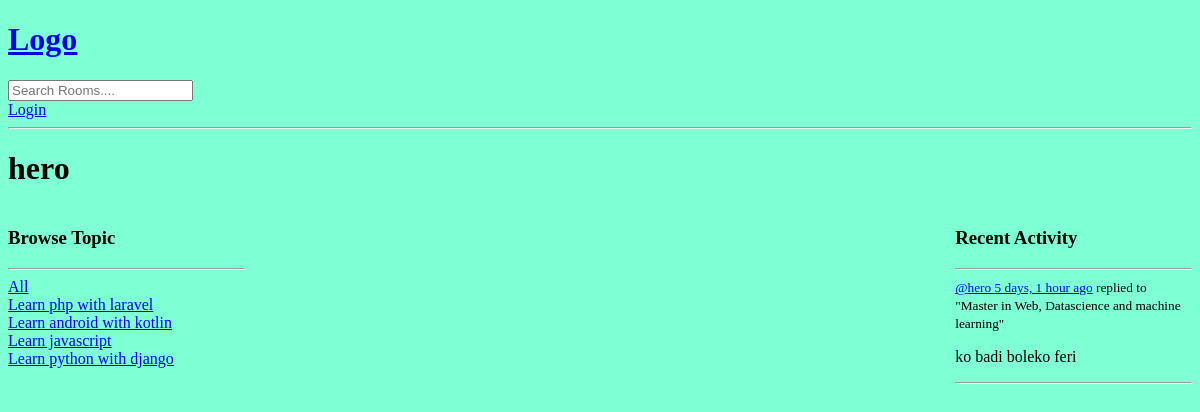
/profile/4, run on an earlier commit of the app's database.
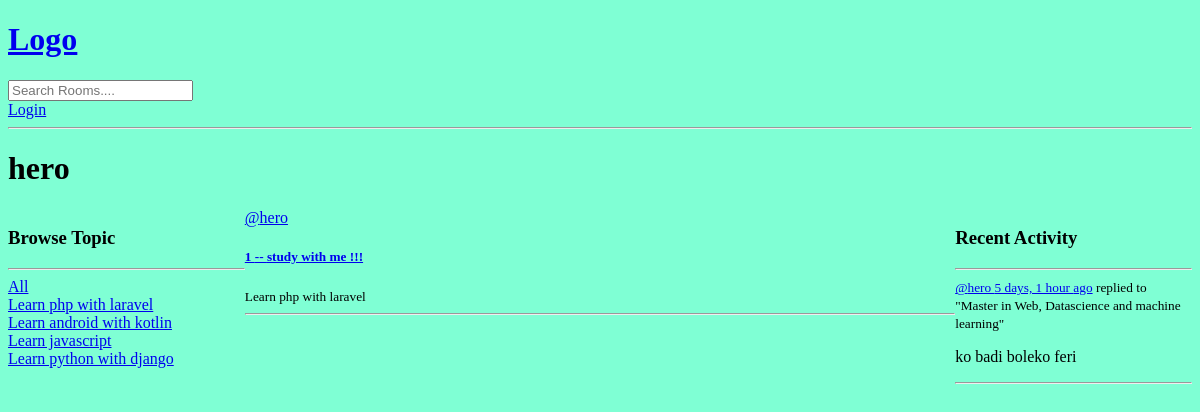
And on a later commit of the database.
### base/models.py (models this page shows, shortened)
class Topic(models.Model):
    name = models.CharField(max_length=200)

class Message(models.Model):
    user = models.ForeignKey(User, on_delete=models.CASCADE)
    room = models.ForeignKey(Room, on_delete=models.CASCADE)
    body = models.TextField()
    updated = models.DateTimeField(auto_now=True)
    created = models.DateTimeField(auto_now_add=True)
    def __str__(self):
        return self.body[0:50]
    class Meta:
        ordering = ['-updated', '-created']

class Room(models.Model):
    host = models.ForeignKey(User, on_delete=models.SET_NULL, null=True)
    topic = models.ForeignKey(Topic, on_delete=models.SET_NULL, null=True)
    name = models.CharField(max_length=200)
    description = models.TextField(null=True, blank=True)
    participants = models.ManyToManyField(User, related_name='participants', blank=True)
    updated = models.DateTimeField(auto_now=True)
    created = models.DateTimeField(auto_now_add=True)
    class Meta:
        ordering = ['-updated', '-created']
    def __str__(self):
        return self.name

### base/views.py (the view)
# urls.py: path('profile/<str:pk>', views.userProfile, name='profile'),
def userProfile(request, pk):
    user = User.objects.get(id=pk)
    rooms = user.room_set.all()
    room_messages = user.message_set.all()
    topics = Topic.objects.all()
    context = {'user': user, 'rooms': rooms, 'room_messages': room_messages,'topics': topics}
    return render(request, 'base/profile.html', context)

### base/templates/base/profile.html (shortened to what this page needs)
{% extends "app.html" %}
{% block content %}
    <h1>{{user.username}}</h1>
    <div class="profile-container">
        <div>
            {% include "base/topic_component.html" %}
        </div>
        <div>
            {% include "base/feed_component.html" %}
        </div>
        <div>
            {% include "base/activity_component.html" %}
        </div>
    </div>
{% endblock %}

### base/templates/base/topic_component.html
<h3>Browse Topic</h3>
<hr>
<div>
    <a href="{% url 'home' %}">All</a>
</div>
{% for topic in topics %}
    <div>
        <a href="{% url 'home' %}?q={{topic.name}}">{{topic.name}}</a>
    </div>
{% endfor %}

### base/templates/base/feed_component.html (shortened to what this page needs)
<div>
    {% for room in rooms %}
        <div>
            <a href="{% url "profile" room.host.id %}">@{{ room.host.username }}</span>
            <h5>{{ forloop.counter }} -- <a href="{% url 'room' room.id %}">{{room.name}}</a> </h5>
            <small>{{room.topic.name}}</small>
            <hr>
        </div>
    {% endfor %}
</div>

### base/templates/base/activity_component.html (shortened to what this page needs)
<h3>Recent Activity</h3>
<hr>
{% for message in room_messages %}
    <div>
        <small>
            <a href="{% url "profile" message.user.id %}">@{{message.user}} {{message.created|timesince}} ago</a>
        </small>
        <small>replied to "{{message.room}}"</small>
        <p>{{message}}</p>
        <hr>
    </div>
{% endfor %}

What changed in the data, as far as the page shows it:
added Room: host.username "hero", name "study with me !!!", topic.name "Learn php with laravel"
